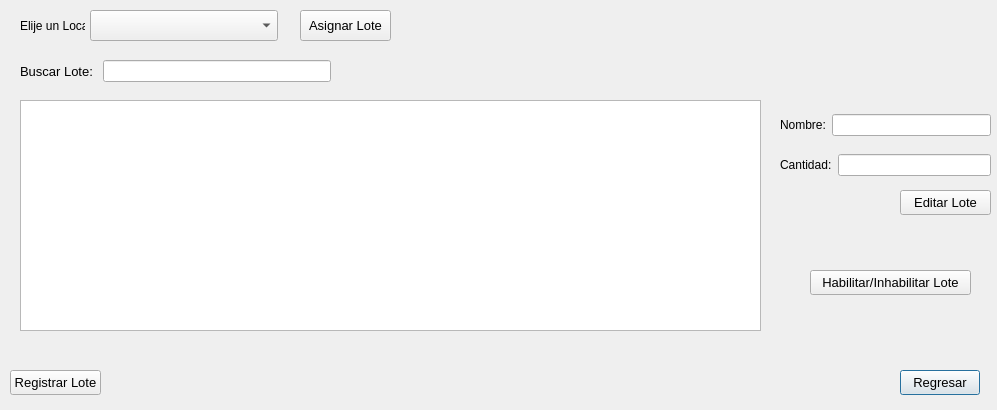
<?xml version="1.0" encoding="UTF-8"?>
<ui version="4.0">
 <class>gestionarLoteGui</class>
 <widget class="QDialog" name="gestionarLoteGui">
  <property name="geometry">
   <rect>
    <x>0</x>
    <y>0</y>
    <width>997</width>
    <height>410</height>
   </rect>
  </property>
  <property name="windowTitle">
   <string>Gestionar Lotes </string>
  </property>
  <property name="windowIcon">
   <iconset resource="../resource.qrc">
    <normaloff>:/img/vacuna.png</normaloff>:/img/vacuna.png</iconset>
  </property>
  <widget class="QPushButton" name="regresarButton">
   <property name="geometry">
    <rect>
     <x>900</x>
     <y>370</y>
     <width>80</width>
     <height>25</height>
    </rect>
   </property>
   <property name="font">
    <font>
     <pointsize>10</pointsize>
    </font>
   </property>
   <property name="text">
    <string>Regresar</string>
   </property>
  </widget>
  <widget class="QListWidget" name="lotesListWidget">
   <property name="geometry">
    <rect>
     <x>20</x>
     <y>100</y>
     <width>741</width>
     <height>231</height>
    </rect>
   </property>
  </widget>
  <widget class="QPushButton" name="registrarButton">
   <property name="geometry">
    <rect>
     <x>10</x>
     <y>370</y>
     <width>91</width>
     <height>25</height>
    </rect>
   </property>
   <property name="font">
    <font>
     <pointsize>10</pointsize>
    </font>
   </property>
   <property name="text">
    <string>Registrar Lote</string>
   </property>
  </widget>
  <widget class="QPushButton" name="habilitarButton">
   <property name="geometry">
    <rect>
     <x>810</x>
     <y>270</y>
     <width>161</width>
     <height>25</height>
    </rect>
   </property>
   <property name="font">
    <font>
     <pointsize>10</pointsize>
    </font>
   </property>
   <property name="text">
    <string>Habilitar/Inhabilitar Lote</string>
   </property>
  </widget>
  <widget class="QPushButton" name="editarButton">
   <property name="geometry">
    <rect>
     <x>900</x>
     <y>190</y>
     <width>91</width>
     <height>25</height>
    </rect>
   </property>
   <property name="font">
    <font>
     <pointsize>10</pointsize>
    </font>
   </property>
   <property name="text">
    <string>Editar Lote</string>
   </property>
  </widget>
  <widget class="QWidget" name="formLayoutWidget">
   <property name="geometry">
    <rect>
     <x>20</x>
     <y>60</y>
     <width>311</width>
     <height>31</height>
    </rect>
   </property>
   <layout class="QFormLayout" name="formLayout_3">
    <item row="0" column="1">
     <widget class="QLineEdit" name="buscarLineEdit"/>
    </item>
    <item row="0" column="0">
     <widget class="QLabel" name="buscarLabel">
      <property name="font">
       <font>
        <pointsize>10</pointsize>
       </font>
      </property>
      <property name="text">
       <string>Buscar Lote: </string>
      </property>
     </widget>
    </item>
   </layout>
  </widget>
  <widget class="QWidget" name="layoutWidget">
   <property name="geometry">
    <rect>
     <x>780</x>
     <y>150</y>
     <width>211</width>
     <height>31</height>
    </rect>
   </property>
   <layout class="QGridLayout" name="gridLayout_2">
    <item row="0" column="0">
     <widget class="QLabel" name="label_2">
      <property name="text">
       <string>Cantidad:</string>
      </property>
     </widget>
    </item>
    <item row="0" column="1">
     <widget class="QLineEdit" name="editNombreLine_2"/>
    </item>
   </layout>
  </widget>
  <widget class="QPushButton" name="pushButton">
   <property name="geometry">
    <rect>
     <x>300</x>
     <y>10</y>
     <width>91</width>
     <height>31</height>
    </rect>
   </property>
   <property name="font">
    <font>
     <pointsize>10</pointsize>
    </font>
   </property>
   <property name="text">
    <string>Asignar Lote</string>
   </property>
  </widget>
  <widget class="QWidget" name="layoutWidget">
   <property name="geometry">
    <rect>
     <x>780</x>
     <y>110</y>
     <width>211</width>
     <height>31</height>
    </rect>
   </property>
   <layout class="QGridLayout" name="gridLayout">
    <item row="0" column="0">
     <widget class="QLabel" name="label">
      <property name="text">
       <string>Nombre:</string>
      </property>
     </widget>
    </item>
    <item row="0" column="1">
     <widget class="QLineEdit" name="editNombreLine"/>
    </item>
   </layout>
  </widget>
  <widget class="QComboBox" name="comboBox">
   <property name="geometry">
    <rect>
     <x>90</x>
     <y>10</y>
     <width>188</width>
     <height>31</height>
    </rect>
   </property>
  </widget>
  <widget class="QLabel" name="label_3">
   <property name="geometry">
    <rect>
     <x>20</x>
     <y>10</y>
     <width>65</width>
     <height>31</height>
    </rect>
   </property>
   <property name="text">
    <string>Elije un Local:</string>
   </property>
  </widget>
 </widget>
 <tabstops>
  <tabstop>comboBox</tabstop>
  <tabstop>lotesListWidget</tabstop>
  <tabstop>pushButton</tabstop>
  <tabstop>regresarButton</tabstop>
  <tabstop>buscarLineEdit</tabstop>
  <tabstop>editNombreLine</tabstop>
  <tabstop>editNombreLine_2</tabstop>
  <tabstop>editarButton</tabstop>
  <tabstop>habilitarButton</tabstop>
  <tabstop>registrarButton</tabstop>
 </tabstops>
 <resources>
  <include location="../resource.qrc"/>
 </resources>
 <connections/>
</ui>
